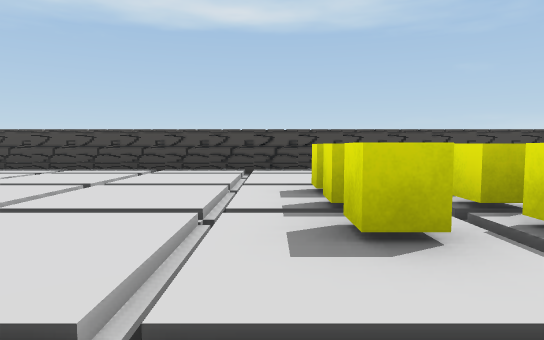
view 1 (above)

13 first-person views from a walk through a 3-D level made in the Unity game engine. The camera is 0.55 m above the floor, tilts 4° down and sees 75° across. The floor is counted in squares, 1 m on a side. Each view is taken from the middle of a square. On the plan, view 1 faces up. The plan holds only what a view shows up to about 9 squares ahead; the rest is blank. The place goes on beyond the plan. The player is left out. Some surface patterns are stand-ins.

view 2
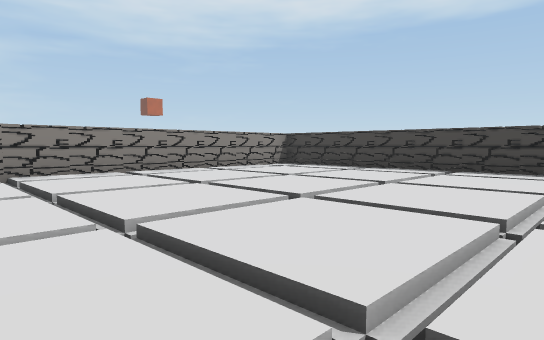

view 3
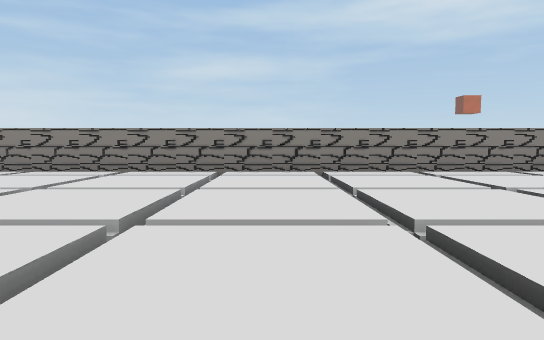

view 4
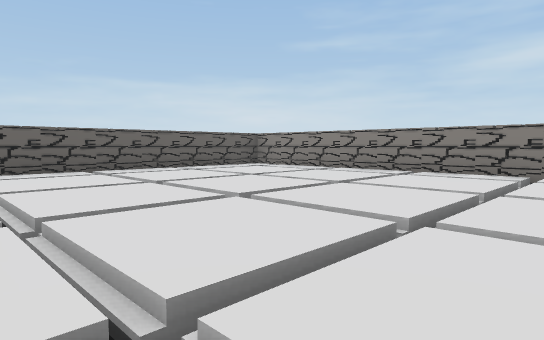

view 5
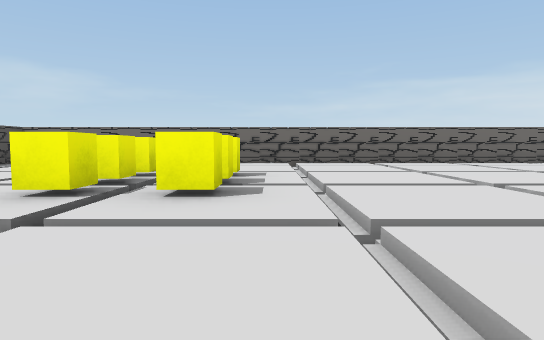

view 6
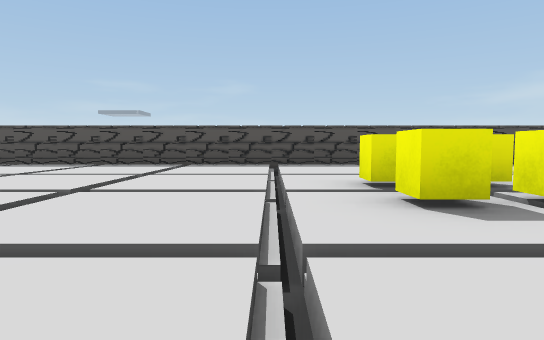

view 7
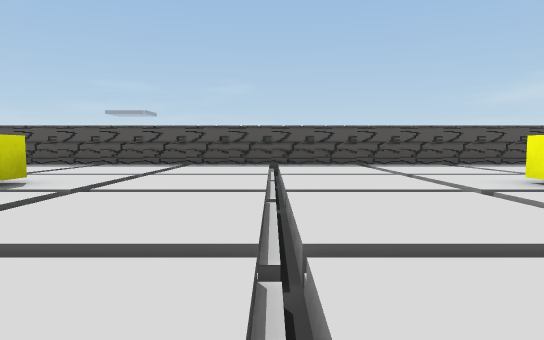

view 8
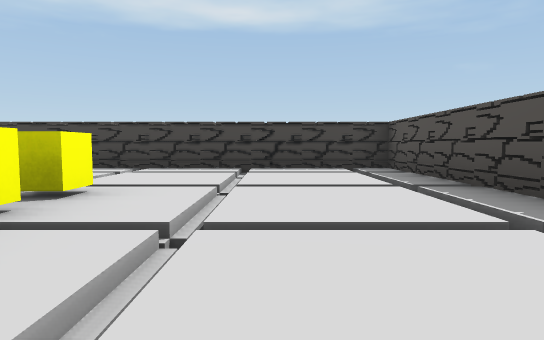

view 9
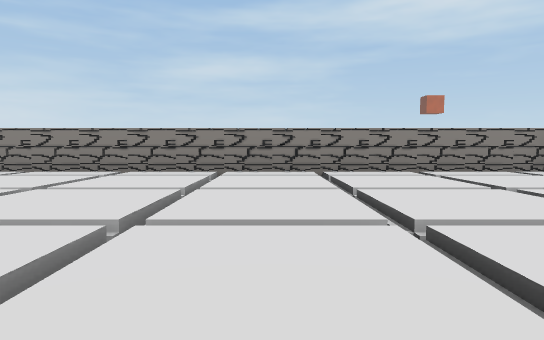

view 10
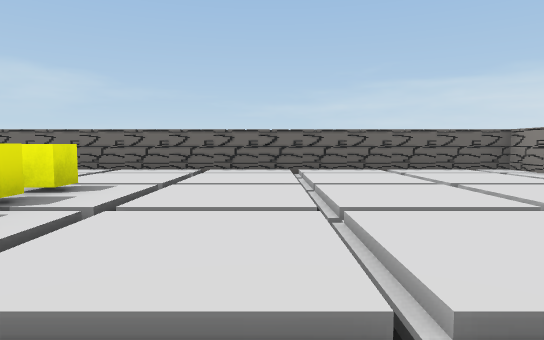

view 11
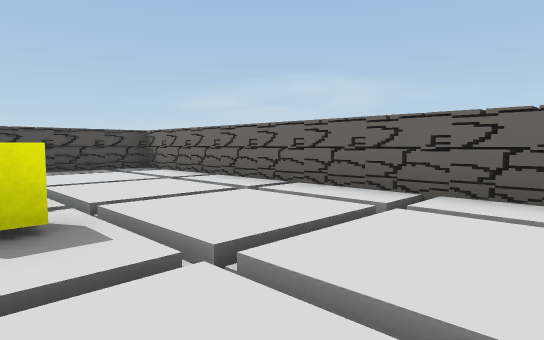

view 12
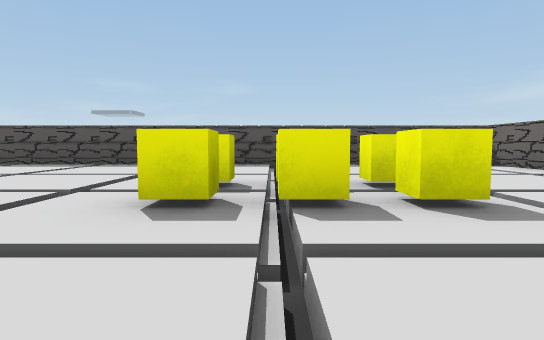

view 13
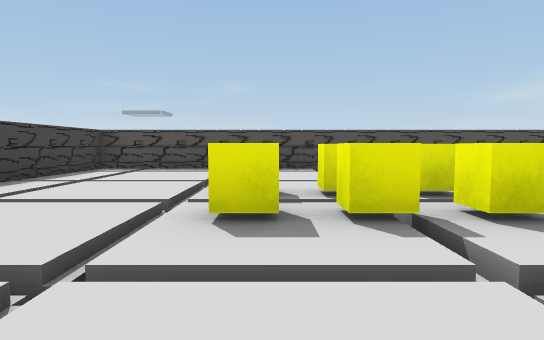

### Floor plan
Key: @ floor where view 1 was taken; # wall or solid block; x gap in a wall; . floor; / step, stairs or slope.
Columns run from 8 left of view 1 to 7 right of it. Each row starts with its distance up from view 1.
  8 ################
  7 #//////////////#
  6 #/./././././../#
  5 #//////////////#
  4 #/./././.##/../#
  3 #////////##////#
  2 #/./././.##/../#
  1 #//////////////#
  0 #/./././@/./../#
 -1 #//////////////#
 -2 #/./././././../#
 -3 #//////////////#
 -4 #/./././.##/../#
 -5 #/////////x////#
 -6 #/./././.##/../#
 -7 #//////////////#
 -8 #/./././././../#
 -9 #//////////////#
-10 ################

Positions as (right, up) in squares from view 1, and headings:
1: (0, 0), facing up
2: (0, 0), facing up-left
3: (0, -2), facing left
4: (0, -2), facing down-left
5: (0, -1), facing down
6: (-2, -3), facing right
7: (-2, -1), facing right
8: (4, 1), facing up
9: (0, 2), facing left
10: (-2, -2), facing down
11: (-2, -6), facing down-right
12: (-2, -5), facing right
13: (-2, 4), facing right
